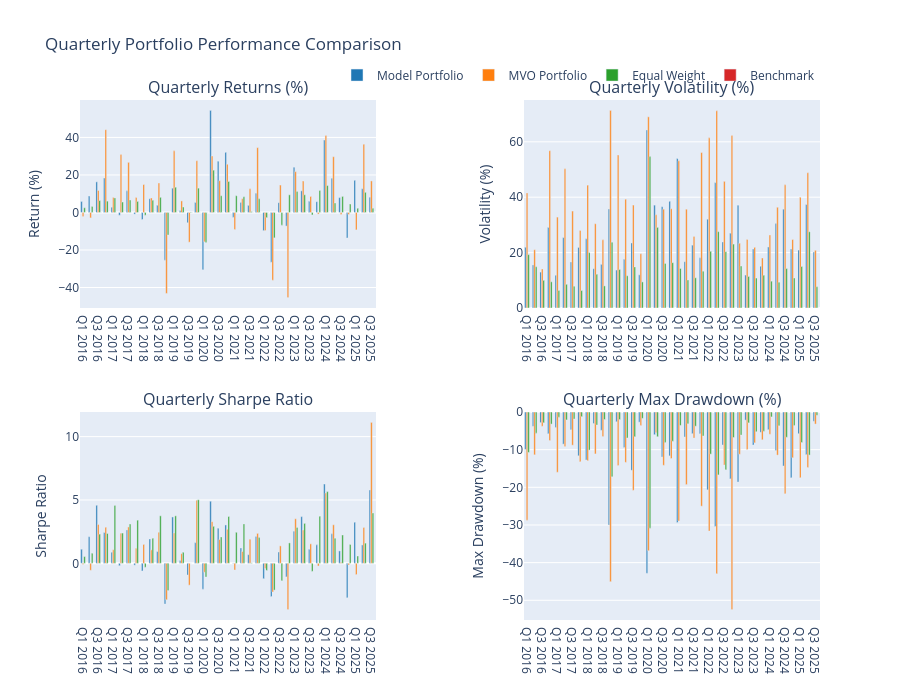

Notebook code cell kept with this figure:
### Code cell
# Plotting
fig = make_subplots(
    rows=2, cols=2,
    subplot_titles=('Quarterly Returns (%)', 'Quarterly Volatility (%)', 
                   'Quarterly Sharpe Ratio', 'Quarterly Max Drawdown (%)'),
    vertical_spacing=0.2,
    horizontal_spacing=0.2
)

colors = ['#1f77b4', '#ff7f0e', '#2ca02c', '#d62728']
quarters = list(quarterly_comparison['Total Return (%)'].index)

# Plot quarterly returns
for i, portfolio in enumerate(portfolios.keys()):
    fig.add_trace(
        go.Bar(
            x=quarters,
            y=quarterly_comparison['Total Return (%)'][portfolio],
            name=portfolio,
            marker_color=colors[i],
            showlegend=True
        ),
        row=1, col=1
    )

for i, portfolio in enumerate(portfolios.keys()):
    fig.add_trace(
        go.Bar(
            x=quarters,
            y=quarterly_comparison['Volatility (%)'][portfolio],
            name=portfolio,
            marker_color=colors[i],
            showlegend=False
        ),
        row=1, col=2
    )

for i, portfolio in enumerate(portfolios.keys()):
    fig.add_trace(
        go.Bar(
            x=quarters,
            y=quarterly_comparison['Sharpe Ratio'][portfolio],
            name=portfolio,
            marker_color=colors[i],
            showlegend=False
        ),
        row=2, col=1
    )

for i, portfolio in enumerate(portfolios.keys()):
    fig.add_trace(
        go.Bar(
            x=quarters,
            y=quarterly_comparison['Max Drawdown (%)'][portfolio],
            name=portfolio,
            marker_color=colors[i],
            showlegend=False
        ),
        row=2, col=2
    )

fig.update_layout(
    title='Quarterly Portfolio Performance Comparison',
    height=700,
    showlegend=True,
    legend=dict(
        orientation="h",
        yanchor="bottom",
        y=1.02,
        xanchor="right",
        x=1
    )
)

# Update axes labels
fig.update_yaxes(title_text="Return (%)", row=1, col=1)
fig.update_yaxes(title_text="Volatility (%)", row=1, col=2)
fig.update_yaxes(title_text="Sharpe Ratio", row=2, col=1)
fig.update_yaxes(title_text="Max Drawdown (%)", row=2, col=2)

fig.show()

# Summary Statistics by Quarter
print("\n" + "="*60)
print("QUARTERLY PERFORMANCE SUMMARY")
print("="*60)

for quarter in quarters:
    print(f"\n{quarter}:")
    print("-" * 20)
    
    # Best performing portfolio this quarter
    quarter_returns = quarterly_comparison['Total Return (%)'].loc[quarter]
    best_return = quarter_returns.idxmax()
    print(f"Best Return: {best_return} ({quarter_returns[best_return]:.2f}%)")
    
    # Best Sharpe ratio this quarter
    quarter_sharpe = quarterly_comparison['Sharpe Ratio'].loc[quarter].dropna()
    if not quarter_sharpe.empty:
        best_sharpe = quarter_sharpe.idxmax()
        print(f"Best Sharpe: {best_sharpe} ({quarter_sharpe[best_sharpe]:.3f})")
    
    # Lowest volatility this quarter
    quarter_vol = quarterly_comparison['Volatility (%)'].loc[quarter].dropna()
    if not quarter_vol.empty:
        lowest_vol = quarter_vol.idxmin()
        print(f"Lowest Vol: {lowest_vol} ({quarter_vol[lowest_vol]:.2f}%)")

# Ranking Analysis
print("\n" + "="*60)
print("PORTFOLIO RANKINGS BY QUARTER")
print("="*60)

ranking_df = pd.DataFrame(index=quarters, columns=portfolios.keys())

for quarter in quarters:
    # Rank by quarterly returns (1 = best)
    quarter_returns = quarterly_comparison['Total Return (%)'].loc[quarter]
    ranks = quarter_returns.rank(ascending=False, method='min')
    ranking_df.loc[quarter] = ranks

print("\nRanking by Quarterly Returns (1=Best, 4=Worst):")
print(ranking_df.astype(int))

# Average ranking
avg_ranking = ranking_df.mean().sort_values()
print(f"\nAverage Ranking Across All Quarters:")
print("-" * 40)
for portfolio, avg_rank in avg_ranking.items():
    print(f"{portfolio}: {avg_rank:.2f}")

# Win rate analysis
print(f"\nQuarterly Win Rate (% of quarters ranked #1):")
print("-" * 45)
for portfolio in portfolios.keys():
    win_rate = (ranking_df[portfolio] == 1).sum() / len(quarters) * 100
    print(f"{portfolio}: {win_rate:.1f}%")

# Save the plot to a file
fig.write_html(f'{output_dir}/{train_type}/QoQ_performance_{model_type}_run_{run_no}.html')
fig.write_image(f'{output_dir}/{train_type}/QoQ_performance_{model_type}_run_{run_no}.png')

### Figure 1 — Plotly figure (JSON) as saved in the notebook; plotly's stock layout.template omitted (floating-point values rounded to 4 significant figures)
{"data": [{"marker": {"color": "#1f77b4"}, "name": "Model Portfolio", "showlegend": true, "type": "bar", "x": ["Q1 2016", "Q2 2016", "Q3 2016", "Q4 2016", "Q1 2017", "Q2 2017", "Q3 2017", "Q4 2017", "Q1 2018", "Q2 2018", "Q3 2018", "Q4 2018", "Q1 2019", "Q2 2019", "Q3 2019", "Q4 2019", "Q1 2020", "Q2 2020", "Q3 2020", "Q4 2020", "Q1 2021", "Q2 2021", "Q3 2021", "Q4 2021", "Q1 2022", "Q2 2022", "Q3 2022", "Q4 2022", "Q1 2023", "Q2 2023", "Q3 2023", "Q4 2023", "Q1 2024", "Q2 2024", "Q3 2024", "Q4 2024", "Q1 2025", "Q2 2025", "Q3 2025"], "xaxis": "x", "y": [5.88, 8.728, 16.33, 18.38, 2.845, -1.484, 11.53, -0.8769, -3.754, 7.351, 3.847, -25.45, 12.95, 1.094, -5.467, 5.338, -30.49, 54.42, 27.36, 32.07, -2.609, 5.274, 3.786, 10.21, -9.685, -26.53, 5.24, -7.257, 24.11, 11.53, 5.94, 5.766, 38.63, 18.27, 7.939, -13.57, 17.16, 12.65, 8.173], "yaxis": "y"}, {"marker": {"color": "#ff7f0e"}, "name": "MVO Portfolio", "showlegend": true, "type": "bar", "x": ["Q1 2016", "Q2 2016", "Q3 2016", "Q4 2016", "Q1 2017", "Q2 2017", "Q3 2017", "Q4 2017", "Q1 2018", "Q2 2018", "Q3 2018", "Q4 2018", "Q1 2019", "Q2 2019", "Q3 2019", "Q4 2019", "Q1 2020", "Q2 2020", "Q3 2020", "Q4 2020", "Q1 2021", "Q2 2021", "Q3 2021", "Q4 2021", "Q1 2022", "Q2 2022", "Q3 2022", "Q4 2022", "Q1 2023", "Q2 2023", "Q3 2023", "Q4 2023", "Q1 2024", "Q2 2024", "Q3 2024", "Q4 2024", "Q1 2025", "Q2 2025", "Q3 2025"], "xaxis": "x", "y": [-2.196, -2.895, 11.71, 44.14, 7.994, 30.87, 26.72, 7.982, 14.89, 7.73, 15.66, -43.18, 32.85, 6.163, -15.83, 27.57, -15.66, 30.1, 16.93, 25.71, -9.053, 7.344, 12.61, 34.56, -9.657, -36.13, 14.62, -45.39, 21.75, 16.74, 8.539, -0.8584, 41.05, 29.72, -1.092, -1.042, -9.288, 36.43, 16.83], "yaxis": "y"}, {"marker": {"color": "#2ca02c"}, "name": "Equal Weight", "showlegend": true, "type": "bar", "x": ["Q1 2016", "Q2 2016", "Q3 2016", "Q4 2016", "Q1 2017", "Q2 2017", "Q3 2017", "Q4 2017", "Q1 2018", "Q2 2018", "Q3 2018", "Q4 2018", "Q1 2019", "Q2 2019", "Q3 2019", "Q4 2019", "Q1 2020", "Q2 2020", "Q3 2020", "Q4 2020", "Q1 2021", "Q2 2021", "Q3 2021", "Q4 2021", "Q1 2022", "Q2 2022", "Q3 2022", "Q4 2022", "Q1 2023", "Q2 2023", "Q3 2023", "Q4 2023", "Q1 2024", "Q2 2024", "Q3 2024", "Q4 2024", "Q1 2025", "Q2 2025", "Q3 2025"], "xaxis": "x", "y": [2.51, 3.225, 6.318, 6.04, 7.75, 5.58, 6.582, 5.897, -1.472, 6.515, 8.077, -12.01, 13.47, 2.856, 0.2621, 12.97, -15.97, 22.56, 8.928, 16.53, 8.925, 8.403, 0.4497, 7.27, -2.757, -13.54, -6.772, 9.405, 11.16, 9.42, -1.332, 11.78, 14.35, 5.021, 8.551, 4.478, 2.257, 10.74, 2.197], "yaxis": "y"}, {"marker": {"color": "#d62728"}, "name": "Benchmark", "showlegend": true, "type": "bar", "x": ["Q1 2016", "Q2 2016", "Q3 2016", "Q4 2016", "Q1 2017", "Q2 2017", "Q3 2017", "Q4 2017", "Q1 2018", "Q2 2018", "Q3 2018", "Q4 2018", "Q1 2019", "Q2 2019", "Q3 2019", "Q4 2019", "Q1 2020", "Q2 2020", "Q3 2020", "Q4 2020", "Q1 2021", "Q2 2021", "Q3 2021", "Q4 2021", "Q1 2022", "Q2 2022", "Q3 2022", "Q4 2022", "Q1 2023", "Q2 2023", "Q3 2023", "Q4 2023", "Q1 2024", "Q2 2024", "Q3 2024", "Q4 2024", "Q1 2025", "Q2 2025", "Q3 2025"], "xaxis": "x", "y": [0, 0, 0, 0, 0, 0, 0, 0, 0, 0, 0, 0, 0, 0, 0, 0, 0, 0, 0, 0, 0, 0, 0, 0, 0, 0, 0, 0, 0, 0, 0, 0, 0, 0, 0, 0, 0, 0, 0], "yaxis": "y"}, {"marker": {"color": "#1f77b4"}, "name": "Model Portfolio", "showlegend": false, "type": "bar", "x": ["Q1 2016", "Q2 2016", "Q3 2016", "Q4 2016", "Q1 2017", "Q2 2017", "Q3 2017", "Q4 2017", "Q1 2018", "Q2 2018", "Q3 2018", "Q4 2018", "Q1 2019", "Q2 2019", "Q3 2019", "Q4 2019", "Q1 2020", "Q2 2020", "Q3 2020", "Q4 2020", "Q1 2021", "Q2 2021", "Q3 2021", "Q4 2021", "Q1 2022", "Q2 2022", "Q3 2022", "Q4 2022", "Q1 2023", "Q2 2023", "Q3 2023", "Q4 2023", "Q1 2024", "Q2 2024", "Q3 2024", "Q4 2024", "Q1 2025", "Q2 2025", "Q3 2025"], "xaxis": "x2", "y": [21.93, 15.55, 12.97, 29.09, 11.81, 25.42, 16.6, 21.87, 24.99, 14.21, 15.76, 35.71, 13.71, 17.56, 23.49, 11.98, 64.25, 37.14, 36.58, 38.53, 53.95, 16.73, 22.7, 18.14, 32.06, 45.26, 23.86, 27.01, 37.11, 11.9, 21.31, 15.05, 22.04, 30.48, 35.68, 21.28, 20.93, 37.35, 20.18], "yaxis": "y2"}, {"marker": {"color": "#ff7f0e"}, "name": "MVO Portfolio", "showlegend": false, "type": "bar", "x": ["Q1 2016", "Q2 2016", "Q3 2016", "Q4 2016", "Q1 2017", "Q2 2017", "Q3 2017", "Q4 2017", "Q1 2018", "Q2 2018", "Q3 2018", "Q4 2018", "Q1 2019", "Q2 2019", "Q3 2019", "Q4 2019", "Q1 2020", "Q2 2020", "Q3 2020", "Q4 2020", "Q1 2021", "Q2 2021", "Q3 2021", "Q4 2021", "Q1 2022", "Q2 2022", "Q3 2022", "Q4 2022", "Q1 2023", "Q2 2023", "Q3 2023", "Q4 2023", "Q1 2024", "Q2 2024", "Q3 2024", "Q4 2024", "Q1 2025", "Q2 2025", "Q3 2025"], "xaxis": "x2", "y": [41.54, 21.04, 14.1, 56.79, 32.82, 50.25, 35.01, 28.01, 44.36, 30.42, 24.62, 71.34, 55.22, 39.28, 37.17, 19.59, 69.02, 33.67, 35.67, 35.84, 53.14, 35.66, 25.81, 56.12, 61.43, 71.19, 45.72, 62.25, 23.37, 24.76, 21.91, 18.06, 26.34, 36.37, 44.47, 24.72, 39.98, 48.83, 20.83], "yaxis": "y2"}, {"marker": {"color": "#2ca02c"}, "name": "Equal Weight", "showlegend": false, "type": "bar", "x": ["Q1 2016", "Q2 2016", "Q3 2016", "Q4 2016", "Q1 2017", "Q2 2017", "Q3 2017", "Q4 2017", "Q1 2018", "Q2 2018", "Q3 2018", "Q4 2018", "Q1 2019", "Q2 2019", "Q3 2019", "Q4 2019", "Q1 2020", "Q2 2020", "Q3 2020", "Q4 2020", "Q1 2021", "Q2 2021", "Q3 2021", "Q4 2021", "Q1 2022", "Q2 2022", "Q3 2022", "Q4 2022", "Q1 2023", "Q2 2023", "Q3 2023", "Q4 2023", "Q1 2024", "Q2 2024", "Q3 2024", "Q4 2024", "Q1 2025", "Q2 2025", "Q3 2025"], "xaxis": "x2", "y": [19.27, 14.89, 9.99, 9.472, 6.355, 8.556, 7.813, 6.313, 19.99, 12.15, 7.979, 23.76, 13.9, 11.65, 14.84, 9.42, 54.66, 29.11, 16.09, 16.38, 14.27, 10.07, 10.91, 13.28, 20.48, 27.56, 20.35, 23.07, 15.16, 11.38, 10.81, 11.83, 9.686, 9.288, 14.24, 10.84, 14.98, 27.52, 7.684], "yaxis": "y2"}, {"marker": {"color": "#d62728"}, "name": "Benchmark", "showlegend": false, "type": "bar", "x": ["Q1 2016", "Q2 2016", "Q3 2016", "Q4 2016", "Q1 2017", "Q2 2017", "Q3 2017", "Q4 2017", "Q1 2018", "Q2 2018", "Q3 2018", "Q4 2018", "Q1 2019", "Q2 2019", "Q3 2019", "Q4 2019", "Q1 2020", "Q2 2020", "Q3 2020", "Q4 2020", "Q1 2021", "Q2 2021", "Q3 2021", "Q4 2021", "Q1 2022", "Q2 2022", "Q3 2022", "Q4 2022", "Q1 2023", "Q2 2023", "Q3 2023", "Q4 2023", "Q1 2024", "Q2 2024", "Q3 2024", "Q4 2024", "Q1 2025", "Q2 2025", "Q3 2025"], "xaxis": "x2", "y": [0, 0, 0, 0, 0, 0, 0, 0, 0, 0, 0, 0, 0, 0, 0, 0, 0, 0, 0, 0, 0, 0, 0, 0, 0, 0, 0, 0, 0, 0, 0, 0, 0, 0, 0, 0, 0, 0, 0], "yaxis": "y2"}, {"marker": {"color": "#1f77b4"}, "name": "Model Portfolio", "showlegend": false, "type": "bar", "x": ["Q1 2016", "Q2 2016", "Q3 2016", "Q4 2016", "Q1 2017", "Q2 2017", "Q3 2017", "Q4 2017", "Q1 2018", "Q2 2018", "Q3 2018", "Q4 2018", "Q1 2019", "Q2 2019", "Q3 2019", "Q4 2019", "Q1 2020", "Q2 2020", "Q3 2020", "Q4 2020", "Q1 2021", "Q2 2021", "Q3 2021", "Q4 2021", "Q1 2022", "Q2 2022", "Q3 2022", "Q4 2022", "Q1 2023", "Q2 2023", "Q3 2023", "Q4 2023", "Q1 2024", "Q2 2024", "Q3 2024", "Q4 2024", "Q1 2025", "Q2 2025", "Q3 2025"], "xaxis": "x3", "y": [1.112, 2.102, 4.58, 2.431, 0.8702, -0.1905, 2.636, -0.1465, -0.5984, 1.927, 0.9249, -3.214, 3.658, 0.2244, -0.9266, 1.63, -2.044, 4.9, 2.776, 3.027, 0.01946, 1.212, 0.6789, 2.125, -1.216, -2.627, 0.8901, -1.074, 2.536, 3.684, 1.111, 1.456, 6.258, 2.326, 0.9776, -2.728, 3.244, 1.45, 5.78], "yaxis": "y3"}, {"marker": {"color": "#ff7f0e"}, "name": "MVO Portfolio", "showlegend": false, "type": "bar", "x": ["Q1 2016", "Q2 2016", "Q3 2016", "Q4 2016", "Q1 2017", "Q2 2017", "Q3 2017", "Q4 2017", "Q1 2018", "Q2 2018", "Q3 2018", "Q4 2018", "Q1 2019", "Q2 2019", "Q3 2019", "Q4 2019", "Q1 2020", "Q2 2020", "Q3 2020", "Q4 2020", "Q1 2021", "Q2 2021", "Q3 2021", "Q4 2021", "Q1 2022", "Q2 2022", "Q3 2022", "Q4 2022", "Q1 2023", "Q2 2023", "Q3 2023", "Q4 2023", "Q1 2024", "Q2 2024", "Q3 2024", "Q4 2024", "Q1 2025", "Q2 2025", "Q3 2025"], "xaxis": "x3", "y": [-0.06667, -0.5497, 3.072, 2.846, 1.072, 2.38, 2.869, 1.183, 1.491, 1.063, 2.445, -2.877, 2.399, 0.7594, -1.724, 4.975, -0.7071, 3.289, 1.877, 2.68, -0.5297, 0.9273, 1.892, 2.361, -0.4127, -2.265, 1.376, -3.654, 3.513, 2.627, 1.537, -0.2161, 5.551, 3.038, 0.07407, -0.1284, -0.8906, 2.832, 11.12], "yaxis": "y3"}, {"marker": {"color": "#2ca02c"}, "name": "Equal Weight", "showlegend": false, "type": "bar", "x": ["Q1 2016", "Q2 2016", "Q3 2016", "Q4 2016", "Q1 2017", "Q2 2017", "Q3 2017", "Q4 2017", "Q1 2018", "Q2 2018", "Q3 2018", "Q4 2018", "Q1 2019", "Q2 2019", "Q3 2019", "Q4 2019", "Q1 2020", "Q2 2020", "Q3 2020", "Q4 2020", "Q1 2021", "Q2 2021", "Q3 2021", "Q4 2021", "Q1 2022", "Q2 2022", "Q3 2022", "Q4 2022", "Q1 2023", "Q2 2023", "Q3 2023", "Q4 2023", "Q1 2024", "Q2 2024", "Q3 2024", "Q4 2024", "Q1 2025", "Q2 2025", "Q3 2025"], "xaxis": "x3", "y": [0.5315, 0.7922, 2.303, 2.353, 4.572, 2.389, 3.1, 3.405, -0.3125, 1.974, 3.747, -2.154, 3.746, 0.8684, 0.009251, 5.016, -1.078, 2.92, 2.083, 3.7, 2.448, 3.11, 0.03494, 2.03, -0.5611, -2.115, -1.376, 1.61, 2.827, 3.15, -0.6358, 3.717, 5.661, 1.975, 2.237, 1.486, 0.5768, 1.594, 3.971], "yaxis": "y3"}, {"marker": {"color": "#d62728"}, "name": "Benchmark", "showlegend": false, "type": "bar", "x": ["Q1 2016", "Q2 2016", "Q3 2016", "Q4 2016", "Q1 2017", "Q2 2017", "Q3 2017", "Q4 2017", "Q1 2018", "Q2 2018", "Q3 2018", "Q4 2018", "Q1 2019", "Q2 2019", "Q3 2019", "Q4 2019", "Q1 2020", "Q2 2020", "Q3 2020", "Q4 2020", "Q1 2021", "Q2 2021", "Q3 2021", "Q4 2021", "Q1 2022", "Q2 2022", "Q3 2022", "Q4 2022", "Q1 2023", "Q2 2023", "Q3 2023", "Q4 2023", "Q1 2024", "Q2 2024", "Q3 2024", "Q4 2024", "Q1 2025", "Q2 2025", "Q3 2025"], "xaxis": "x3", "y": [null, null, null, null, null, null, null, null, null, null, null, null, null, null, null, null, null, null, null, null, null, null, null, null, null, null, null, null, null, null, null, null, null, null, null, null, null, null, null], "yaxis": "y3"}, {"marker": {"color": "#1f77b4"}, "name": "Model Portfolio", "showlegend": false, "type": "bar", "x": ["Q1 2016", "Q2 2016", "Q3 2016", "Q4 2016", "Q1 2017", "Q2 2017", "Q3 2017", "Q4 2017", "Q1 2018", "Q2 2018", "Q3 2018", "Q4 2018", "Q1 2019", "Q2 2019", "Q3 2019", "Q4 2019", "Q1 2020", "Q2 2020", "Q3 2020", "Q4 2020", "Q1 2021", "Q2 2021", "Q3 2021", "Q4 2021", "Q1 2022", "Q2 2022", "Q3 2022", "Q4 2022", "Q1 2023", "Q2 2023", "Q3 2023", "Q4 2023", "Q1 2024", "Q2 2024", "Q3 2024", "Q4 2024", "Q1 2025", "Q2 2025", "Q3 2025"], "xaxis": "x4", "y": [-9.947, -3.817, -2.82, -5.781, -4.109, -8.532, -4.708, -11.63, -12.75, -3.071, -4.864, -29.98, -2.596, -9.459, -15.49, -2.697, -42.84, -6.024, -11.95, -11.65, -29.33, -6.615, -5.755, -5.748, -20.68, -30.39, -8.766, -17.76, -18.56, -2.157, -8.744, -5.401, -4.704, -10.24, -14.34, -17.48, -5.768, -11.33, -2.484], "yaxis": "y4"}, {"marker": {"color": "#ff7f0e"}, "name": "MVO Portfolio", "showlegend": false, "type": "bar", "x": ["Q1 2016", "Q2 2016", "Q3 2016", "Q4 2016", "Q1 2017", "Q2 2017", "Q3 2017", "Q4 2017", "Q1 2018", "Q2 2018", "Q3 2018", "Q4 2018", "Q1 2019", "Q2 2019", "Q3 2019", "Q4 2019", "Q1 2020", "Q2 2020", "Q3 2020", "Q4 2020", "Q1 2021", "Q2 2021", "Q3 2021", "Q4 2021", "Q1 2022", "Q2 2022", "Q3 2022", "Q4 2022", "Q1 2023", "Q2 2023", "Q3 2023", "Q4 2023", "Q1 2024", "Q2 2024", "Q3 2024", "Q4 2024", "Q1 2025", "Q2 2025", "Q3 2025"], "xaxis": "x4", "y": [-28.73, -11.37, -3.793, -7.594, -16.01, -9.147, -8.814, -13.19, -12.93, -11.14, -6.497, -45.07, -14.22, -13.37, -20.8, -3.561, -36.83, -5.52, -14.16, -12.36, -28.94, -19.28, -6.928, -25.01, -31.62, -42.93, -14.08, -52.47, -11.22, -9.972, -8.193, -7.383, -5.921, -11.45, -21.7, -12.15, -17.46, -14.73, -3.204], "yaxis": "y4"}, {"marker": {"color": "#2ca02c"}, "name": "Equal Weight", "showlegend": false, "type": "bar", "x": ["Q1 2016", "Q2 2016", "Q3 2016", "Q4 2016", "Q1 2017", "Q2 2017", "Q3 2017", "Q4 2017", "Q1 2018", "Q2 2018", "Q3 2018", "Q4 2018", "Q1 2019", "Q2 2019", "Q3 2019", "Q4 2019", "Q1 2020", "Q2 2020", "Q3 2020", "Q4 2020", "Q1 2021", "Q2 2021", "Q3 2021", "Q4 2021", "Q1 2022", "Q2 2022", "Q3 2022", "Q4 2022", "Q1 2023", "Q2 2023", "Q3 2023", "Q4 2023", "Q1 2024", "Q2 2024", "Q3 2024", "Q4 2024", "Q1 2025", "Q2 2025", "Q3 2025"], "xaxis": "x4", "y": [-10.74, -5.611, -2.869, -3.209, -1.375, -2.107, -1.831, -1.237, -10.11, -3.456, -1.993, -17.2, -2.007, -6.881, -6.559, -1.689, -30.86, -6.563, -8.072, -7.756, -3.569, -3.153, -3.767, -6.346, -11.18, -16.7, -15.32, -6.768, -6.129, -2.884, -5.243, -5.085, -1.313, -3.629, -6.709, -3.566, -8.105, -11.44, -0.8847], "yaxis": "y4"}, {"marker": {"color": "#d62728"}, "name": "Benchmark", "showlegend": false, "type": "bar", "x": ["Q1 2016", "Q2 2016", "Q3 2016", "Q4 2016", "Q1 2017", "Q2 2017", "Q3 2017", "Q4 2017", "Q1 2018", "Q2 2018", "Q3 2018", "Q4 2018", "Q1 2019", "Q2 2019", "Q3 2019", "Q4 2019", "Q1 2020", "Q2 2020", "Q3 2020", "Q4 2020", "Q1 2021", "Q2 2021", "Q3 2021", "Q4 2021", "Q1 2022", "Q2 2022", "Q3 2022", "Q4 2022", "Q1 2023", "Q2 2023", "Q3 2023", "Q4 2023", "Q1 2024", "Q2 2024", "Q3 2024", "Q4 2024", "Q1 2025", "Q2 2025", "Q3 2025"], "xaxis": "x4", "y": [0, 0, 0, 0, 0, 0, 0, 0, 0, 0, 0, 0, 0, 0, 0, 0, 0, 0, 0, 0, 0, 0, 0, 0, 0, 0, 0, 0, 0, 0, 0, 0, 0, 0, 0, 0, 0, 0, 0], "yaxis": "y4"}], "layout": {"annotations": [{"font": {"size": 16}, "showarrow": false, "text": "Quarterly Returns (%)", "x": 0.2, "xanchor": "center", "xref": "paper", "y": 1, "yanchor": "bottom", "yref": "paper"}, {"font": {"size": 16}, "showarrow": false, "text": "Quarterly Volatility (%)", "x": 0.8, "xanchor": "center", "xref": "paper", "y": 1, "yanchor": "bottom", "yref": "paper"}, {"font": {"size": 16}, "showarrow": false, "text": "Quarterly Sharpe Ratio", "x": 0.2, "xanchor": "center", "xref": "paper", "y": 0.4, "yanchor": "bottom", "yref": "paper"}, {"font": {"size": 16}, "showarrow": false, "text": "Quarterly Max Drawdown (%)", "x": 0.8, "xanchor": "center", "xref": "paper", "y": 0.4, "yanchor": "bottom", "yref": "paper"}], "height": 700, "legend": {"orientation": "h", "x": 1, "xanchor": "right", "y": 1.02, "yanchor": "bottom"}, "showlegend": true, "title": {"text": "Quarterly Portfolio Performance Comparison"}, "xaxis": {"anchor": "y", "domain": [0, 0.4]}, "xaxis2": {"anchor": "y2", "domain": [0.6, 1]}, "xaxis3": {"anchor": "y3", "domain": [0, 0.4]}, "xaxis4": {"anchor": "y4", "domain": [0.6, 1]}, "yaxis": {"anchor": "x", "domain": [0.6, 1], "title": {"text": "Return (%)"}}, "yaxis2": {"anchor": "x2", "domain": [0.6, 1], "title": {"text": "Volatility (%)"}}, "yaxis3": {"anchor": "x3", "domain": [0, 0.4], "title": {"text": "Sharpe Ratio"}}, "yaxis4": {"anchor": "x4", "domain": [0, 0.4], "title": {"text": "Max Drawdown (%)"}}}}
